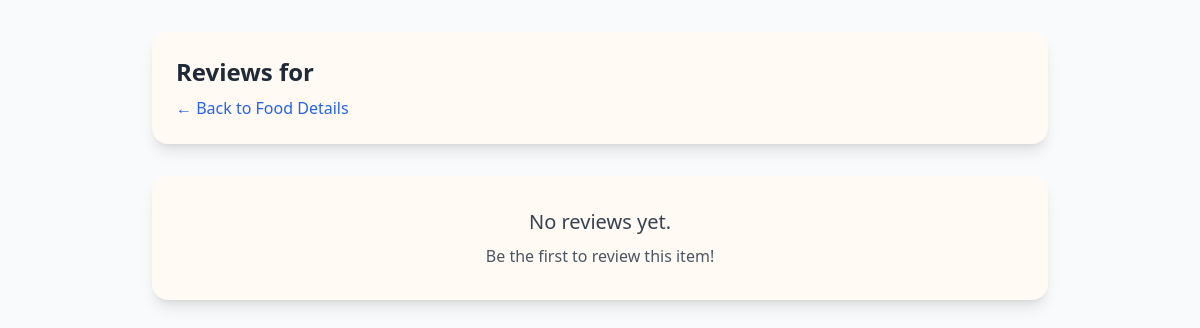
The page /order/food/26/reviews/ (signed in) on the database as committed earlier.
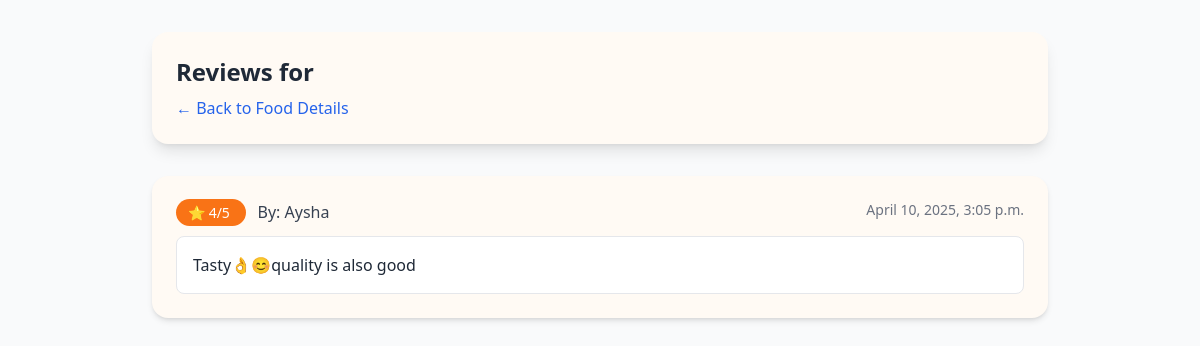
The same page on the database as committed later.
### order/models.py (models this page shows, shortened)
class Review(models.Model):
    food = models.ForeignKey(FoodItem, on_delete=models.CASCADE, related_name='reviews')
    user = models.ForeignKey(settings.AUTH_USER_MODEL, on_delete=models.CASCADE, editable=False)
    rating = models.IntegerField(choices=[(i, i) for i in range(1, 6)])
    comment = models.TextField(blank=True, null=True)
    created_at = models.DateTimeField(auto_now_add=True)

### users/models.py (models this page shows, shortened)
class CustomUser(AbstractUser):
    ROLE_CHOICES = (
        ('seller', 'Seller'),
        ('buyer', 'Buyer'),
    )
    role = models.CharField(max_length=10, choices=ROLE_CHOICES)
    phone_no = models.CharField(max_length=15)

### order/views.py (the view)
# urls.py: path('food/<int:food_id>/reviews/', show_reviews, name='show_reviews'),
@login_required
def show_reviews(request, food_id):
    food = get_object_or_404(FoodItem, id=food_id)
    reviews = food.reviews.all()
    return render(request, 'order/show_reviews.html', {'food': food, 'reviews': reviews})

### order/templates/order/show_reviews.html (shortened to what this page needs)
{% extends "base.html" %}
{% block content %}
<body class=" bg-gray-50">
<div class="max-w-4xl mx-auto mt-8">
    <div class="bg-[#FFFAF4] p-6 rounded-2xl shadow-lg mb-8">
        <h2 class="text-2xl font-bold text-gray-800 mb-2">Reviews for {{ food.name }}</h2>
        <a href="{% url 'order:food_detail' food.id %}"
           class="text-blue-600 hover:text-blue-800 hover:underline transition">
            ← Back to Food Details
        </a>
    </div>
    {% if reviews %}
    <div class="space-y-6">
        {% for review in reviews %}
        <div class="bg-[#FFFAF4] p-6 rounded-2xl shadow-md">
            <div class="flex justify-between items-start mb-2">
                <div>
                    <span class="bg-orange-500 text-white px-3 py-1 rounded-full text-sm font-medium">
                        ⭐ {{ review.rating }}/5
                    </span>
                    <span class="ml-3 font-medium text-gray-700">By: {{ review.user.username }}</span>
                </div>
                <span class="text-sm text-gray-500">{{ review.created_at }}</span>
            </div>
            {% if review.comment %}
            <div class="mt-3 p-4 bg-white rounded-lg border border-gray-200">
                <p class="text-gray-800">{{ review.comment }}</p>
            </div>
            {% else %}
            <div class="mt-3 p-4 bg-white rounded-lg border border-gray-200 italic text-gray-500">
                No comment provided
            </div>
            {% endif %}
        </div>
        {% endfor %}
    </div>
    {% else %}
    <div class="bg-[#FFFAF4] p-8 rounded-2xl shadow-lg text-center">
        <p class="text-xl text-gray-700">No reviews yet.</p>
        <p class="mt-2 text-gray-600">Be the first to review this item!</p>
    </div>
    {% endif %}
</div>
</body>
{% endblock content %}

Rows that differ between the two databases and show on the page:
added Review: rating "4", user.username "Aysha", created_at "April 10, 2025, 3:05 p.m.", comment "Tasty👌😊quality is also good"
Other text that changed with them:
text no longer shown: "No reviews yet. Be the first to review this item!"
